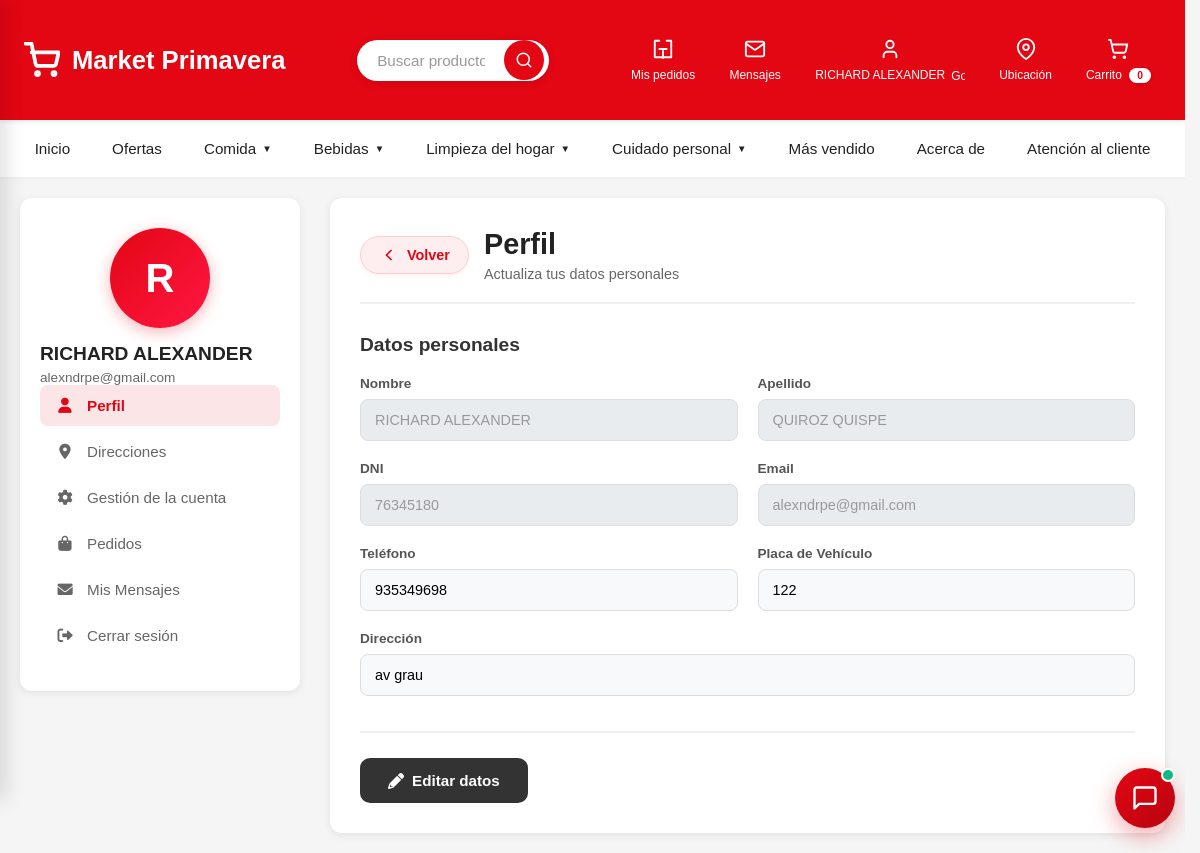
The page /views/perfil.php (signed in) on the database its author committed.
### tables this page shows
CREATE TABLE `usuario` (
  `id_usuario` int(11) NOT NULL,
  `nombres` varchar(100) NOT NULL,
  `apellidos` varchar(100) NOT NULL,
  `correo` varchar(150) NOT NULL,
  `password_hash` varchar(255) DEFAULT NULL,
  `google_uid` varchar(150) DEFAULT NULL,
  `telefono` varchar(20) DEFAULT NULL,
  `direccion` varchar(255) DEFAULT NULL,
  `fecha_registro` datetime DEFAULT current_timestamp(),
  `estado` tinyint(1) DEFAULT 1,
  `dni` varchar(8) DEFAULT NULL,
  `codigo_recuperacion` varchar(6) DEFAULT NULL,
  `codigo_expira` datetime DEFAULT NULL
);

CREATE TABLE `repartidor` (
  `id_repartidor` int(11) NOT NULL,
  `nombres` varchar(100) NOT NULL,
  `telefono` varchar(20) DEFAULT NULL,
  `placa_vehiculo` varchar(20) DEFAULT NULL,
  `estado` tinyint(1) DEFAULT 1,
  `id_usuario` int(11) DEFAULT NULL
);

CREATE TABLE `direccion` (
  `id_direccion` int(11) NOT NULL,
  `id_usuario` int(11) NOT NULL,
  `etiqueta` varchar(50) NOT NULL,
  `departamento` varchar(100) NOT NULL,
  `provincia` varchar(100) NOT NULL,
  `distrito` varchar(100) NOT NULL,
  `direccion` varchar(255) NOT NULL,
  `referencia` varchar(255) DEFAULT NULL,
  `predeterminada` tinyint(1) NOT NULL DEFAULT 0
);

### controllers/AuthController.php (called while the page is built, shortened)
<?php
function estaLogueado(): bool {
    if (isset($_SESSION['usuario_id'])) {
        return true;
    }
    return false;
}
function esRepartidor(): bool {
    return !empty($_SESSION['es_repartidor']);
}

### controllers/PerfilController.php (called while the page is built, shortened)
<?php
$db = (new Database())->conectar();
try {
    $stmt = $db->prepare("
        SELECT *
        FROM usuario
        WHERE id_usuario = ?
    ");
    $stmt->execute([$_SESSION['usuario_id']]);
    $usuario = $stmt->fetch(\PDO::FETCH_ASSOC);
    $stmtRep = $db->prepare("SELECT placa_vehiculo FROM repartidor WHERE id_usuario = ?");
    $stmtRep->execute([$_SESSION['usuario_id']]);
    $repData = $stmtRep->fetch(\PDO::FETCH_ASSOC);
    $placaVehiculo = $repData ? $repData['placa_vehiculo'] : null;
    $stmtDir = $db->prepare("
        SELECT *
        FROM direccion
        WHERE id_usuario = ?
        ORDER BY predeterminada DESC, id_direccion DESC
    ");
    $stmtDir->execute([$_SESSION['usuario_id']]);
    $direcciones = $stmtDir->fetchAll(\PDO::FETCH_ASSOC);
} catch (\Exception $e) {
    $_SESSION['perfil_error'] = "Error interno: " . $e->getMessage();
    header("Location: " . BASE_URL . "/views/perfil.php");
    exit;
}
?>

### views/perfil.php (the view, shortened to what this page needs)
<?php
require_once __DIR__ . '/../controllers/PerfilController.php';
require_once __DIR__ . '/../controllers/AuthController.php';
require_once __DIR__ . '/../controllers/CategoriaController.php';
?>
<html lang="es">
<head>
    <link rel="stylesheet" href="<?= BASE_URL ?>/assets/css/estilos.css">
    <link rel="stylesheet" href="<?= BASE_URL ?>/assets/css/perfil.css">
    <link rel="stylesheet" href="<?= BASE_URL ?>/assets/css/auth.css">
    <link rel="stylesheet" href="<?= BASE_URL ?>/assets/css/carrito.css">
    <link rel="stylesheet" href="<?= BASE_URL ?>/assets/css/chatbot.css">
    <link rel="stylesheet" href="https://cdnjs.cloudflare.com/ajax/libs/font-awesome/6.0.0/css/all.min.css">
</head>
<body>
    <header class="header" id="site-header">
        <div class="header-left">
            <a href="inicio.php" class="logo">
                <span>Market Primavera</span>
            </a>
        </div>
        <div class="header-center">
            <div class="search-container">
                <input class="buscador"
                    id="buscadorInput"
                    type="search"
                    placeholder="Buscar productos, marcas y más..."
                    aria-label="Buscar productos">
                <button class="search-btn" aria-label="Buscar">
                    <svg xmlns="http://www.w3.org/2000/svg" width="18" height="18" viewBox="0 0 24 24" fill="none" stroke="currentColor" stroke-width="2" stroke-linecap="round" stroke-linejoin="round">
                        <circle cx="11" cy="11" r="8"></circle>
                        <path d="m21 21-4.35-4.35"></path>
                    </svg>
                </button>
            </div>
        </div>
        <div class="header-right">
            <?php if (estaLogueado()): ?>
            <a href="<?= BASE_URL ?>/views/perfil.php#pedidos" class="header-item" id="misPedidosHeader">
            <?php else: ?>
            <a href="<?= BASE_URL ?>/views/rastrear_pedido.php" class="header-item" id="misPedidosHeader">
            <?php endif; ?>
                <span class="header-label"><?= estaLogueado() ? 'Mis pedidos' : 'Rastrear pedido' ?></span>
            </a>
<?php if (estaLogueado()): ?>
<a href="<?= BASE_URL ?>/views/perfil.php#mensajes" class="header-item" id="misMensajesHeader">
    <span class="header-label">Mensajes</span>
</a>
<?php endif; ?>
<?php if (estaLogueado()): ?>
<div class="has-dropdown-header">
    <button class="header-item account-toggle"
            type="button"
            aria-expanded="false"
            aria-controls="account-dropdown">
        <svg xmlns="http://www.w3.org/2000/svg" width="22" height="22"
             viewBox="0 0 24 24" fill="none" stroke="currentColor"
             stroke-width="2" stroke-linecap="round" stroke-linejoin="round"
             class="icon-svg">
            <path d="M19 21v-2a4 4 0 0 0-4-4H9a4 4 0 0 0-4 4v2"></path>
            <circle cx="12" cy="7" r="4"></circle>
        </svg>
        <span class="header-label" style="display: flex; align-items: center; gap: 6px;">
            <?= htmlspecialchars($_SESSION['usuario_nombre']) ?>
            <img src="https://www.gstatic.com/firebasejs/ui/2.0.0/images/auth/google.svg" alt="Google" style="width: 14px; height: 14px; display: inline-block; transform: translateY(1px);" title="Cuenta">
        </span>
    </button>
</div>
<?php endif; ?>
<a href="acercaDe.php#location-section" class="header-item">
    <svg xmlns="http://www.w3.org/2000/svg" width="22" height="22" viewBox="0 0 24 24" fill="none" stroke="currentColor" stroke-width="2" stroke-linecap="round" stroke-linejoin="round" class="icon-svg">
        <path d="M21 10c0 7-9 13-9 13s-9-6-9-13a9 9 0 0 1 18 0z"></path>
        <circle cx="12" cy="10" r="3"></circle>
    </svg>
    <span class="header-label">Ubicación</span>
</a>
<div class="header-item" id="cart-icon">
    <span class="header-label">Carrito <small class="cart-count">0</small></span>
</div>
        </div>
    </header>
<nav class="main-nav" role="navigation" aria-label="Menú principal">
    <ul class="menu-items">
        <li><a href="inicio.php">Inicio</a></li>
        <li><a href="inicio.php#ofertas">Ofertas</a></li>
        <li class="dropdown">
            <a href="#">Comida</a>
        </li>
        <li class="dropdown">
            <a href="#">Bebidas</a>
        </li>
        <li class="dropdown">
            <a href="#">Limpieza del hogar</a>
        </li>
        <li class="dropdown">
            <a href="#">Cuidado personal</a>
        </li>
        <li><a href="inicio.php#mas-vendido">Más vendido</a></li>
        <li><a href="acercaDe.php">Acerca de</a></li>
        <li><a href="AtencionCliente.php" class="active">Atención al cliente</a></li>
    </ul>
</nav>
    <div class="perfil-container">
        <aside class="perfil-sidebar">
         <div id="sidebarAvatar" class="perfil-avatar-grande">
    <?= strtoupper(substr($usuario['nombres'] ?? 'U', 0, 1)) ?>
</div>
<div id="sidebarNombre" class="perfil-nombre-usuario">
    <?= htmlspecialchars($usuario['nombres']) ?>
</div>
<div id="sidebarEmail" class="perfil-email-usuario">
    <?= htmlspecialchars($usuario['correo']) ?>
</div>
            <nav>
    <ul class="perfil-menu">
        <li class="perfil-menu-item">
            <a href="#" class="perfil-menu-link active" data-seccion="perfil">
                <i class="fas fa-user"></i>
                <span>Perfil</span>
            </a>
        </li>
        <li class="perfil-menu-item">
            <a href="#" class="perfil-menu-link" data-seccion="direcciones">
                <i class="fas fa-map-marker-alt"></i>
                <span>Direcciones</span>
            </a>
        </li>
        <li class="perfil-menu-item">
            <a href="#" class="perfil-menu-link" data-seccion="gestion">
                <i class="fas fa-cog"></i>
                <span>Gestión de la cuenta</span>
            </a>
        </li>
        <li class="perfil-menu-item">
            <a href="#" class="perfil-menu-link" data-seccion="pedidos">
                <i class="fas fa-shopping-bag"></i>
                <span>Pedidos</span>
            </a>
        </li>
        <li class="perfil-menu-item">
            <a href="#" class="perfil-menu-link" data-seccion="mensajes">
                <i class="fas fa-envelope"></i>
                <span>Mis Mensajes</span>
            </a>
        </li>
        <li class="perfil-menu-item">
            <a href="<?= BASE_URL ?>/controllers/AuthController.php?logout=1"
   class="perfil-menu-link">
                <i class="fas fa-sign-out-alt"></i>
                <span>Cerrar sesión</span>
            </a>
        </li>
    </ul>
</nav>
        </aside>
        <main class="perfil-contenido">
    <div class="perfil-header">
        <button class="btn-volver" onclick="volverPaginaAnterior()">
            <svg xmlns="http://www.w3.org/2000/svg" width="20" height="20" viewBox="0 0 24 24" fill="none" stroke="currentColor" stroke-width="2">
                <polyline points="15 18 9 12 15 6"></polyline>
            </svg>
            Volver
        </button>
        <div>
            <h1 id="mainTitle">Perfil</h1>
            <p class="perfil-header-subtitle" id="mainSubtitle">Actualiza tus datos de sesión, correo electrónico y contraseña</p>
        </div>
    </div>
<div id="seccionPerfil" class="perfil-seccion-contenido">
<?php
$direccionPrincipal = $direcciones[0]['direccion'] ?? '';
?>
<form id="perfilForm"
      method="POST"
      action="<?= BASE_URL ?>/controllers/PerfilController.php">
    <section class="perfil-seccion">
        <h2>Datos personales</h2>
        <div class="perfil-grid">
            <div class="perfil-campo">
                <label>Nombre</label>
                <input type="text"
                       name="nombre"
                       value="<?= htmlspecialchars($usuario['nombres']) ?>"
                       <?= !empty(trim($usuario['nombres'])) ? 'data-locked="true"' : '' ?>
                       readonly
                       required>
            </div>
            <div class="perfil-campo">
                <label>Apellido</label>
                <input type="text"
                       name="apellido"
                       value="<?= htmlspecialchars($usuario['apellidos']) ?>"
                       <?= !empty(trim($usuario['apellidos'])) ? 'data-locked="true"' : '' ?>
                       readonly
                       required>
            </div>
<div class="perfil-campo">
    <label>DNI</label>
    <div style="display:flex; gap:10px; align-items:center;">
        <input type="text"
               name="dni"
               id="perfilDni"
               value="<?= htmlspecialchars($usuario['dni'] ?? '') ?>"
               maxlength="8"
               inputmode="numeric"
               pattern="\d{8}"
               oninput="this.value=this.value.replace(/\D/g,'').slice(0,8)"
               <?= !empty($usuario['dni']) ? 'data-locked="true"' : '' ?>
               readonly
               placeholder="Ej: 76345180"
               <?= empty($usuario['dni']) ? 'required' : '' ?>
               style="flex: 1;">
    </div>
</div>
            <div class="perfil-campo">
                <label>Email</label>
                <input type="email"
                       value="<?= htmlspecialchars($usuario['correo']) ?>"
                       disabled>
            </div>
            <div class="perfil-campo">
                <label>Teléfono</label>
                <input type="text"
                       id="perfilTelefono"
                       name="telefono"
                       maxlength="9"
                       inputmode="numeric"
                       oninput="this.value=this.value.replace(/\D/g,'').slice(0,9)"
                       value="<?= htmlspecialchars($usuario['telefono'] ?? '') ?>"
                       readonly>
            </div>
            <?php if (esRepartidor()): ?>
            <div class="perfil-campo">
                <label>Placa de Vehículo</label>
                <input type="text"
                       id="perfilPlaca"
                       name="placa"
                       maxlength="10"
                       style="text-transform: uppercase;"
                       value="<?= htmlspecialchars($placaVehiculo ?? '') ?>"
                       <?= empty($placaVehiculo) ? 'required' : '' ?>
                       readonly>
            </div>
            <?php endif; ?>
            <div class="perfil-campo perfil-campo-full">
                <label>Dirección</label>
                <input type="text"
                       id="perfilDireccion"
                       name="direccion"
                       value="<?= htmlspecialchars($direccionPrincipal ?? '') ?>"
                       readonly>
            </div>
        </div>
    </section>
    <div class="perfil-acciones">
        <button type="button" id="btnEditarPerfil" class="btn-perfil btn-editar" onclick="activarEdicionPerfil()">
            <i class="fa fa-pencil-alt"></i> Editar datos
        </button>
    </div>
</form>
</div>
</main>
<?php require __DIR__ . '/chatbot.php'; ?>
</body>
</html>

### rows shown on the page
usuario: nombres "R", nombres "RICHARD ALEXANDER", correo "alexndrpe@gmail.com", nombre "RICHARD ALEXANDER", apellido "QUIROZ QUISPE", dni "76345180", telefono "935349698"
repartidor: placa "122"
direccion: direccion "av grau"

### other values the page prints
$_SESSION['usuario_nombre'] "RICHARD ALEXANDER"
